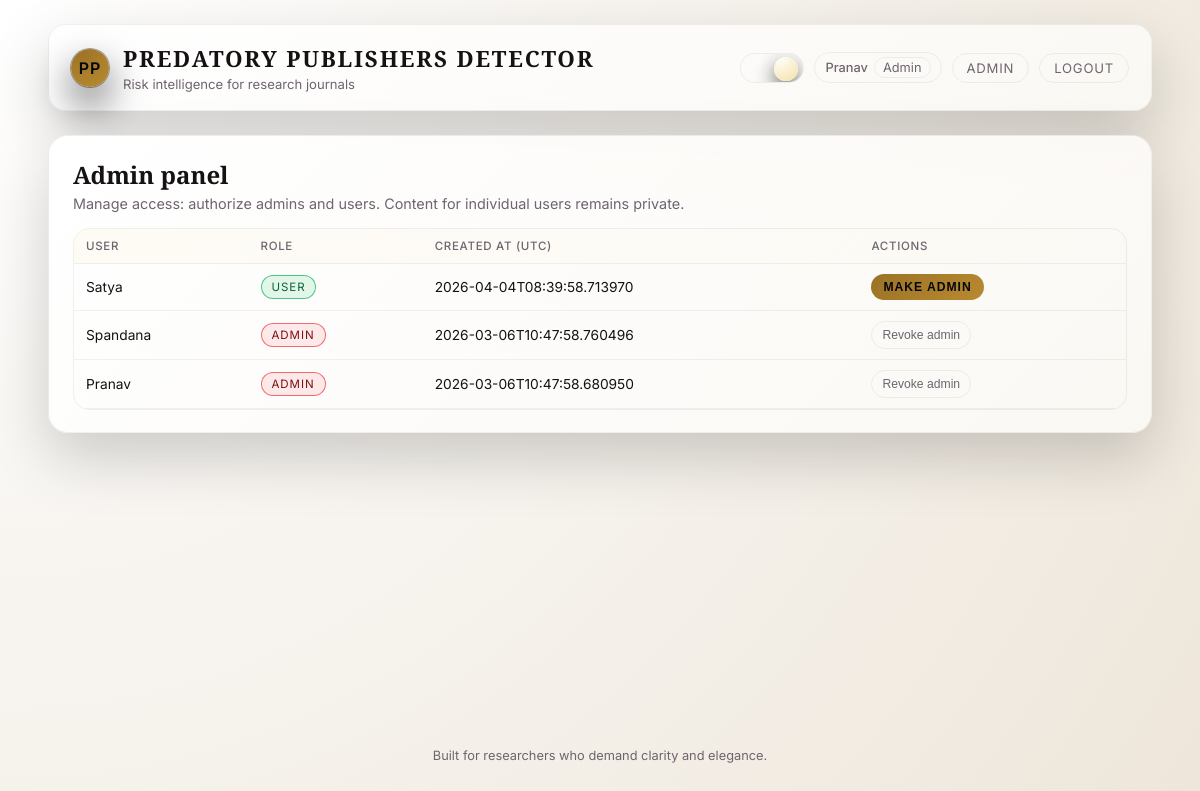
The page /admin (signed in) on the database its author committed.
### tables this page shows
CREATE TABLE users (
                id INTEGER PRIMARY KEY AUTOINCREMENT,
                username TEXT NOT NULL UNIQUE,
                password_hash TEXT NOT NULL,
                role TEXT NOT NULL CHECK(role IN ('admin', 'user')),
                created_at TEXT NOT NULL
            );

### app.py (the view)
            def wrapper(*args, **kwargs):
                user_id = session.get("user_id")
                if not user_id:
                    return redirect(url_for("login", next=request.path))
                user = get_user_by_id(user_id)
                if not user:
                    session.clear()
                    return redirect(url_for("login", next=request.path))
                if role and user.get("role") != role:
                    abort(403)
                return fn(*args, **kwargs)

### predatory_detector/database.py (called while the page is built)
@contextmanager
def get_conn():
    conn = sqlite3.connect(DB_PATH)
    conn.row_factory = sqlite3.Row
    try:
        yield conn
        conn.commit()
    finally:
        conn.close()

def get_user_by_id(user_id: int) -> Optional[Dict[str, Any]]:
    with get_conn() as conn:
        cur = conn.execute("SELECT * FROM users WHERE id = ?", (user_id,))
        row = cur.fetchone()
        return dict(row) if row else None

def list_users() -> List[Dict[str, Any]]:
    with get_conn() as conn:
        cur = conn.execute(
            "SELECT id, username, role, created_at FROM users ORDER BY created_at DESC"
        )
        return [dict(r) for r in cur.fetchall()]

### templates/admin.html (shortened to what this page needs)
{% extends "base.html" %}
{% block content %}
  <section class="admin-section glass">
    <div class="admin-header">
      <div>
        <h2>Admin panel</h2>
        <p>Manage access: authorize admins and users. Content for individual users remains private.</p>
      </div>
    </div>
    {% if users %}
      <div class="table-wrapper">
        <table class="lux-table">
          <thead>
            <tr>
              <th>User</th>
              <th>Role</th>
              <th>Created at (UTC)</th>
              <th>Actions</th>
            </tr>
          </thead>
          <tbody>
            {% for user in users %}
              <tr>
                <td>{{ user.username }}</td>
                <td>
                  <span class="pill pill--small {% if user.role == 'admin' %}pill--danger{% else %}pill--success{% endif %}">
                    {{ user.role|capitalize }}
                  </span>
                </td>
                <td>{{ user.created_at }}</td>
                <td>
                  <form method="post" class="inline-form">
                    {% if user.role == 'admin' %}
                      <button name="role" value="user" class="btn-ghost btn-ghost--small">Revoke admin</button>
                    {% else %}
                      <button name="role" value="admin" class="btn-primary btn-primary--small">Make admin</button>
                    {% endif %}
                  </form>
                </td>
              </tr>
            {% endfor %}
          </tbody>
        </table>
      </div>
    {% else %}
      <p class="muted">No users found.</p>
    {% endif %}
  </section>
{% endblock %}

### templates/base.html (shortened to what this page needs)
<!DOCTYPE html>
<html lang="en" data-theme="dark">
  <head>
    <link rel="stylesheet" href="{{ url_for('static', filename='css/styles.css') }}" />
  </head>
  <body>
    <div class="app-shell">
      <header class="app-header glass">
        <a href="{{ url_for('index') }}" class="brand brand-link">
          <div class="brand-mark">PP</div>
          <div class="brand-copy">
            <h1>Predatory Publishers Detector</h1>
            <p>Risk intelligence for research journals</p>
          </div>
        </a>
        <div class="header-actions">
          <button
            class="theme-toggle"
            id="themeToggle"
            aria-label="Toggle color theme"
            aria-pressed="false"
          >
            <span class="theme-toggle-inner" aria-hidden="true">
              <span class="theme-toggle-icon theme-toggle-icon--moon">☾</span>
              <span class="theme-toggle-icon theme-toggle-icon--sun">☼</span>
              <span class="theme-toggle-thumb"></span>
            </span>
          </button>
          {% if current_user %}
            <span class="user-chip">
              <span class="user-name">{{ current_user.username }}</span>
              <span class="user-role">{{ current_user.role|capitalize }}</span>
            </span>
            {% if current_user.role == 'admin' %}
              <a href="{{ url_for('admin_dashboard') }}" class="pill-link">Admin</a>
            {% endif %}
            <a href="{{ url_for('logout') }}" class="pill-link pill-link--soft">Logout</a>
          {% else %}
            <a href="{{ url_for('login') }}" class="pill-link">Login</a>
            <a href="{{ url_for('signup') }}" class="pill-link pill-link--soft">Sign&nbsp;up</a>
            <a href="{{ url_for('guest_mode') }}" class="pill-link pill-link--ghost">Guest</a>
          {% endif %}
        </div>
      </header>
      <main class="app-main">
        {% block content %}{% endblock %}
      </main>
      <footer class="app-footer">
        <p>Built for researchers who demand clarity and elegance.</p>
      </footer>
    </div>
  </body>
</html>

### rows shown on the page
users: username "Pranav", role "Admin", role "ADMIN", created_at "2026-03-06T10:47:58.680950", shows "Revoke admin"
users: username "Satya", role "USER", created_at "2026-04-04T08:39:58.713970", shows "MAKE ADMIN"
users: username "Spandana", role "ADMIN", created_at "2026-03-06T10:47:58.760496", shows "Revoke admin"
